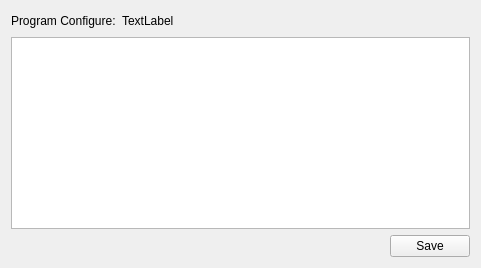
      <widget class="QWidget" name="pageProgram">
       <layout class="QVBoxLayout" name="verticalLayout_2">
        <item>
         <widget class="QWidget" name="widget_16" native="true">
          <layout class="QHBoxLayout" name="horizontalLayout_12">
           <property name="leftMargin">
            <number>0</number>
           </property>
           <property name="topMargin">
            <number>0</number>
           </property>
           <property name="rightMargin">
            <number>0</number>
           </property>
           <property name="bottomMargin">
            <number>0</number>
           </property>
           <item>
            <widget class="QLabel" name="label_8">
             <property name="text">
              <string>Program Configure:</string>
             </property>
            </widget>
           </item>
           <item>
            <widget class="QLabel" name="labelProgramIni">
             <property name="text">
              <string>TextLabel</string>
             </property>
            </widget>
           </item>
           <item>
            <spacer name="horizontalSpacer_13">
             <property name="orientation">
              <enum>Qt::Horizontal</enum>
             </property>
             <property name="sizeHint" stdset="0">
              <size>
               <width>40</width>
               <height>20</height>
              </size>
             </property>
            </spacer>
           </item>
          </layout>
         </widget>
        </item>
        <item>
         <widget class="QTextEdit" name="textEditProgram"/>
        </item>
        <item>
         <widget class="QWidget" name="widget_2" native="true">
          <layout class="QHBoxLayout" name="horizontalLayout">
           <property name="leftMargin">
            <number>0</number>
           </property>
           <property name="topMargin">
            <number>0</number>
           </property>
           <property name="rightMargin">
            <number>0</number>
           </property>
           <property name="bottomMargin">
            <number>0</number>
           </property>
           <item>
            <spacer name="horizontalSpacer">
             <property name="orientation">
              <enum>Qt::Horizontal</enum>
             </property>
             <property name="sizeHint" stdset="0">
              <size>
               <width>379</width>
               <height>20</height>
              </size>
             </property>
            </spacer>
           </item>
           <item>
            <widget class="QPushButton" name="btnSaveProgram">
             <property name="text">
              <string>Save</string>
             </property>
            </widget>
           </item>
          </layout>
         </widget>
        </item>
       </layout>
      </widget>
